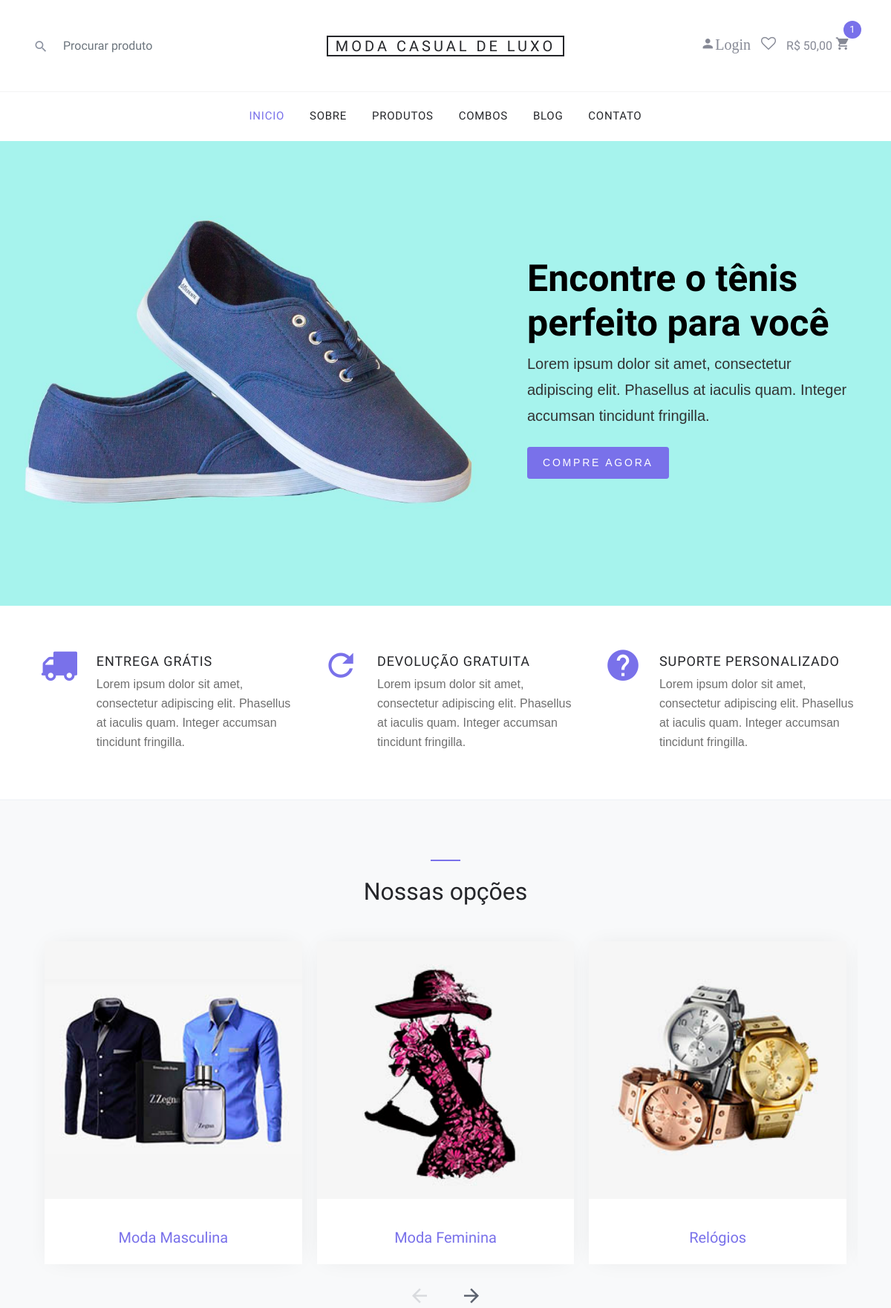
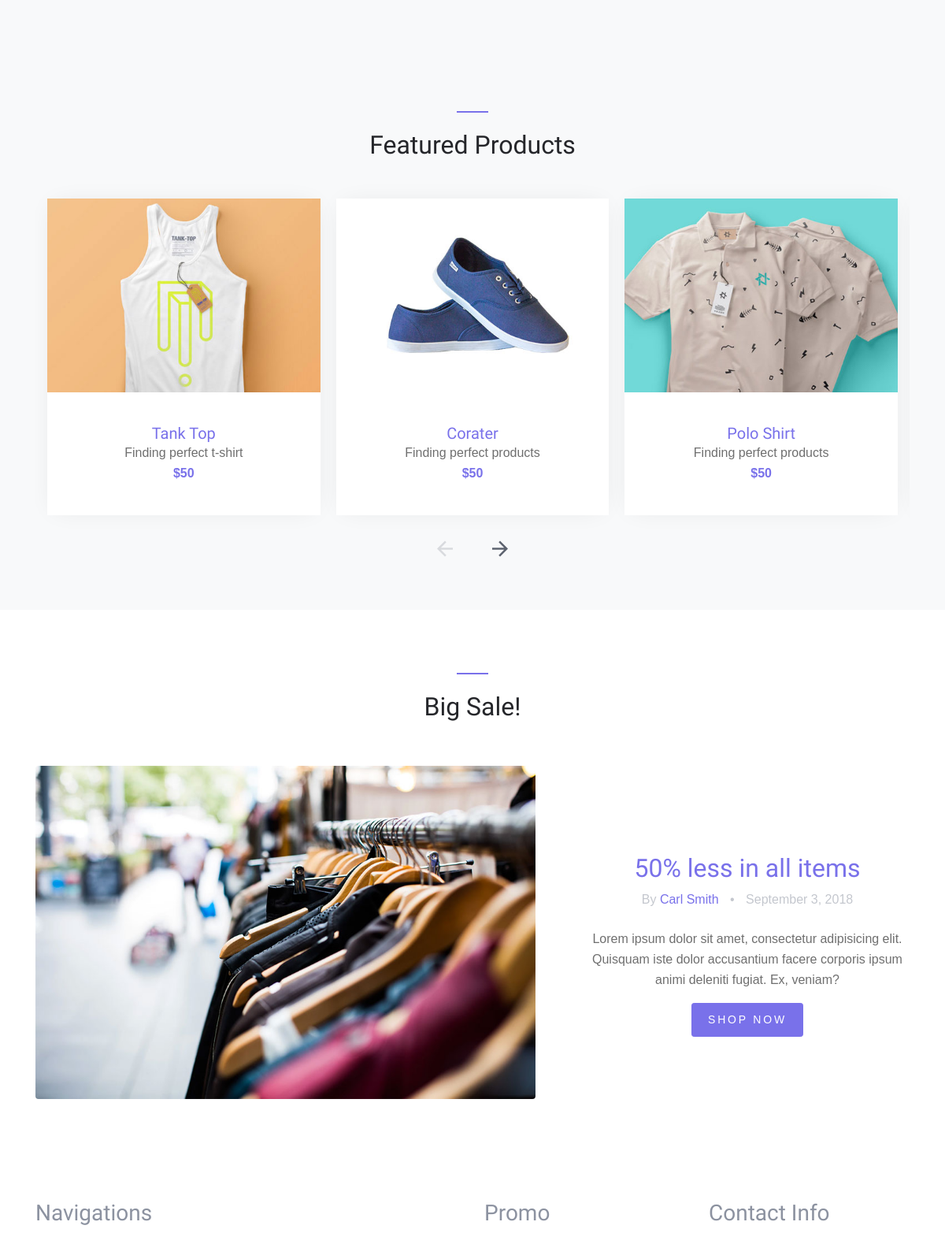
Screenshot of /lojaVirtualPHP/index.php (upper part) with the database file from the repository (2 pictures, top to bottom).
### tables this page shows
CREATE TABLE `produtos` (
  `id` int(11) NOT NULL AUTO_INCREMENT,
  `categoria` int(11) NOT NULL,
  `sub_categoria` int(11) NOT NULL,
  `nome` varchar(100) NOT NULL,
  `nome_url` varchar(100) NOT NULL,
  `descricao` varchar(1000) NOT NULL,
  `descricao_longa` text NOT NULL,
  `valor` decimal(10,2) NOT NULL,
  `imagem` varchar(100) NOT NULL,
  `estoque` int(11) NOT NULL,
  `tipo_envio` int(11) NOT NULL,
  `palavras` varchar(250) NOT NULL,
  `ativo` varchar(5) NOT NULL,
  `peso` double(8,2) DEFAULT NULL,
  `largura` int(11) DEFAULT NULL,
  `altura` int(11) DEFAULT NULL,
  `comprimento` int(11) DEFAULT NULL,
  `modelo` varchar(100) DEFAULT NULL,
  `valor_frete` decimal(8,2) DEFAULT NULL,
  `promocao` varchar(5) NOT NULL,
  `vendas` int(11) DEFAULT NULL,
  PRIMARY KEY (`id`)
);

CREATE TABLE `carrinho` (
  `id` int(11) NOT NULL,
  `id_usuario` int(11) NOT NULL,
  `id_produto` int(11) NOT NULL,
  `quantidade` int(11) NOT NULL,
  `id_venda` int(11) NOT NULL,
  `data` date NOT NULL,
  `combo` varchar(5) NOT NULL
);

CREATE TABLE `categorias` (
  `id` int(11) NOT NULL AUTO_INCREMENT,
  `nome` varchar(50) NOT NULL,
  `nome_url` varchar(50) NOT NULL,
  `imagem` varchar(100) NOT NULL,
  PRIMARY KEY (`id`)
);

### lojaVirtualPHP/config.php (called while the page is built, shortened)
<?php
$Gnome_loja = 'Moda casual de luxo';
?>

### lojaVirtualPHP/index.php (the view, shortened to what this page needs)
<?php
require_once ("cabecalho.php");
require_once ("conexao.php");
?>
    <div class="site-blocks-cover" style="background-image: url(images/hero_1.jpg);" data-aos="fade">
      <div class="container">
        <div class="row align-items-start align-items-md-center justify-content-end">
          <div class="col-md-5 text-center text-md-left pt-5 pt-md-0">
            <h1 class="mb-2">Encontre o tênis perfeito para você</h1>
            <div class="intro-text text-center text-md-left">
              <p class="mb-4">Lorem ipsum dolor sit amet, consectetur adipiscing elit. Phasellus at iaculis quam. Integer accumsan tincidunt fringilla. </p>
              <p>
                <a href="#" class="btn btn-sm btn-primary">Compre agora</a>
              </p>
            </div>
          </div>
        </div>
      </div>
    </div>
    <div class="site-section site-section-sm site-blocks-1">
      <div class="container">
        <div class="row">
          <div class="col-md-6 col-lg-4 d-lg-flex mb-4 mb-lg-0 pl-4" data-aos="fade-up" data-aos-delay="">
            <div class="icon mr-4 align-self-start">
              <span class="icon-truck"></span>
            </div>
            <div class="text">
              <h2 class="text-uppercase">Entrega grátis</h2>
              <p>Lorem ipsum dolor sit amet, consectetur adipiscing elit. Phasellus at iaculis quam. Integer accumsan tincidunt fringilla.</p>
            </div>
          </div>
          <div class="col-md-6 col-lg-4 d-lg-flex mb-4 mb-lg-0 pl-4" data-aos="fade-up" data-aos-delay="100">
            <div class="icon mr-4 align-self-start">
              <span class="icon-refresh2"></span>
            </div>
            <div class="text">
              <h2 class="text-uppercase">Devolução gratuita</h2>
              <p>Lorem ipsum dolor sit amet, consectetur adipiscing elit. Phasellus at iaculis quam. Integer accumsan tincidunt fringilla.</p>
            </div>
          </div>
          <div class="col-md-6 col-lg-4 d-lg-flex mb-4 mb-lg-0 pl-4" data-aos="fade-up" data-aos-delay="200">
            <div class="icon mr-4 align-self-start">
              <span class="icon-help"></span>
            </div>
            <div class="text">
              <h2 class="text-uppercase">Suporte personalizado</h2>
              <p>Lorem ipsum dolor sit amet, consectetur adipiscing elit. Phasellus at iaculis quam. Integer accumsan tincidunt fringilla.</p>
            </div>
          </div>
        </div>
      </div>
    </div>
<div class="site-section block-3 site-blocks-2 bg-light">
      <div class="container">
      <div class="row justify-content-center">
          <div class="col-md-7 site-section-heading text-center pt-4">
            <h2>Nossas opções</h2>
          </div>
        </div>
        <div class="row">
          <div class="col-md-12">
            <div class="nonloop-block-3 owl-carousel">
            <?php
             $query = $pdo->query("SELECT * FROM categorias order by id ");
             $res = $query->fetchAll(PDO::FETCH_ASSOC);
             for ($i=0; $i < count($res); $i++) {
              $nome = $res[$i]['nome'];
              $imagem = $res[$i]['imagem'];
              $nome_url = $res[$i]['nome_url'];
              ?>
                <div class="item">
                  <div class="block-4 text-center">
                    <figure class="block-4-image">
                      <img src="img/categorias/<?php echo $imagem ?>" alt="Image placeholder" class="img-fluid">
                    </figure>
                    <div class="block-4-text p-4">
                      <h3><a href="sub-categoria-de-<?php echo $nome_url ?>"><?php echo $nome ?></a></h3>
                    </div>
                  </div>
                </div>
        <?php } ?>
            </div>
          </div>
        </div>
      </div>
    </div>
    <div class="site-section block-3 site-blocks-2 bg-light">
      <div class="container">
        <div class="row justify-content-center">
          <div class="col-md-7 site-section-heading text-center pt-4">
            <h2>Featured Products</h2>
          </div>
        </div>
        <div class="row">
          <div class="col-md-12">
            <div class="nonloop-block-3 owl-carousel">
              <div class="item">
                <div class="block-4 text-center">
                  <figure class="block-4-image">
                    <img src="images/cloth_1.jpg" alt="Image placeholder" class="img-fluid">
                  </figure>
                  <div class="block-4-text p-4">
                    <h3><a href="#">Tank Top</a></h3>
                    <p class="mb-0">Finding perfect t-shirt</p>
                    <p class="text-primary font-weight-bold">$50</p>
                  </div>
                </div>
              </div>
              <div class="item">
                <div class="block-4 text-center">
                  <figure class="block-4-image">
                    <img src="images/shoe_1.jpg" alt="Image placeholder" class="img-fluid">
                  </figure>
                  <div class="block-4-text p-4">
                    <h3><a href="#">Corater</a></h3>
                    <p class="mb-0">Finding perfect products</p>
                    <p class="text-primary font-weight-bold">$50</p>
                  </div>
                </div>
              </div>
              <div class="item">
                <div class="block-4 text-center">
                  <figure class="block-4-image">
                    <img src="images/cloth_2.jpg" alt="Image placeholder" class="img-fluid">
                  </figure>
                  <div class="block-4-text p-4">
                    <h3><a href="#">Polo Shirt</a></h3>
                    <p class="mb-0">Finding perfect products</p>
                    <p class="text-primary font-weight-bold">$50</p>
                  </div>
                </div>
              </div>
            </div>
          </div>
        </div>
      </div>
    </div>
    <div class="site-section block-8">
      <div class="container">
        <div class="row justify-content-center  mb-5">
          <div class="col-md-7 site-section-heading text-center pt-4">
            <h2>Big Sale!</h2>
          </div>
        </div>
        <div class="row align-items-center">
          <div class="col-md-12 col-lg-7 mb-5">
            <a href="#"><img src="images/blog_1.jpg" alt="Image placeholder" class="img-fluid rounded"></a>
          </div>
          <div class="col-md-12 col-lg-5 text-center pl-md-5">
            <h2><a href="#">50% less in all items</a></h2>
            <p class="post-meta mb-4">By <a href="#">Carl Smith</a> <span class="block-8-sep">&bullet;</span> September 3, 2018</p>
            <p>Lorem ipsum dolor sit amet, consectetur adipisicing elit. Quisquam iste dolor accusantium facere corporis ipsum animi deleniti fugiat. Ex, veniam?</p>
            <p><a href="#" class="btn btn-primary btn-sm">Shop Now</a></p>
          </div>
        </div>
      </div>
    </div>
<?php
require_once ("rodape.php");
?>

### lojaVirtualPHP/cabecalho.php (shortened to what this page needs)
<?php require_once("config.php");
require_once("conexao.php");
$id_usuario = @$_SESSION['id_usuario'];
$res = $pdo->query("SELECT * from carrinho where id_usuario = '$id_usuario' and id_venda = 0 order by id asc");
$dados = $res->fetchAll(PDO::FETCH_ASSOC);
$linhas = count($dados);
for ($i=0; $i < count($dados); $i++) {
$combo = $dados[$i]['combo'];
$id_produto = $dados[$i]['id_produto'];
 $quantidade = $dados[$i]['quantidade'];
 if($combo == 'Sim'){
   $res_p = $pdo->query("SELECT * from combos where id = '$id_produto' ");
 }else{
  $res_p = $pdo->query("SELECT * from produtos where id = '$id_produto' ");
 }
 $dados_p = $res_p->fetchAll(PDO::FETCH_ASSOC);
 if($combo == 'Sim'){
  $promocao = "";
  $pasta = "combos";
 }else{
  $promocao = @$dados_p[0]['promocao'];
 }
 if($promocao == 'Sim'){
  $queryp = $pdo->query("SELECT * FROM promocoes where id_produto = '$id_produto' ");
  $resp = $queryp->fetchAll(PDO::FETCH_ASSOC);
  $valor = $resp[0]['valor'];
}else{
  $valor = @$dados_p[0]['valor'];
}
$total_item = $valor * $quantidade;
@$total = @$total + $total_item;
}
@$total_c = number_format(@$total, 2, ',', '.');
?>
<!DOCTYPE html>
<html lang="en">
  <head>
    <link href="https://cdn.jsdelivr.net/npm/bootstrap@5.1.3/dist/css/bootstrap.min.css" rel="stylesheet">
     <link rel="stylesheet" href="cssH/style.css" type="text/css">
    <link rel="stylesheet" href="fonts/icomoon/style.css">
    <link rel="stylesheet" href="css/bootstrap.min.css">
    <link rel="stylesheet" href="css/magnific-popup.css">
    <link rel="stylesheet" href="css/jquery-ui.css">
    <link rel="stylesheet" href="css/owl.carousel.min.css">
    <link rel="stylesheet" href="css/owl.theme.default.min.css">
    <link rel="stylesheet" href="css/aos.css">
    <link rel="stylesheet" href="css/style.css">
    <link rel="stylesheet" href="css/meustyle.css">
  </head>
  <body>
  <div class="site-wrap">
    <header class="site-navbar" role="banner">
      <div class="site-navbar-top">
        <div class="container">
          <div class="row align-items-center">
            <div class="col-6 col-md-4 order-2 order-md-1 site-search-icon text-left">
              <form action="lista-produtos.php" class="site-block-top-search">
                <span class="icon icon-search2"></span>
                <input type="text" name="txtBuscar" class="form-control border-0" placeholder="Procurar produto">
              </form>
            </div>
            <div class="col-12 mb-3 mb-md-0 col-md-4 order-1 order-md-2 text-center">
              <div class="site-logo">
                <a href="index.php" class="js-logo-clone"><?php echo $Gnome_loja ?></a>
              </div>
            </div>
            <div class="col-6 col-md-4 order-3 order-md-3 text-right">
              <div class="site-top-icons">
                <ul>
                <?php
                     if(@$_SESSION['id_usuario'] == null || @$_SESSION['nivel_usuario'] != 'Cliente'){
                 ?>
                <li><a href="sistema/index.php"><span class="icon icon-person">Login</span> </a></li>
            <?php }else{ ?>
                <a href="sistema/painel-cliente"><span class="icon icon-person"></span> Painel</a>
            <?php } ?>
                  <li><a href="#"><span class="icon icon-heart-o"></span></a></li>
                  <li>
                    <a href="carrinho.php" class="site-cart">
                      <span class=""> R$ <?php echo $total_c . " " ?></span>
                      <span class="icon icon-shopping_cart"></span>
                      <span class="count"> <?php echo $linhas ?> </span>
                    </a>
                  </li>
                </ul>
              </div>
            </div>
          </div>
        </div>
      </div>
      <nav class="site-navigation text-right text-md-center" role="navigation">
        <div class="container">
          <ul class="site-menu js-clone-nav d-none d-md-block">
            <li class=" active">
              <a href="index.php">Inicio</a>
            </li>
            <li class="">
              <a href="about.php">Sobre</a>
            </li>
            <li><a href="categorias.php">Produtos</a></li>
            <li><a href="combos.php">Combos</a></li>
            <li><a href="blog.php">Blog</a></li>
            <li><a href="contact.php">Contato</a></li>
          </ul>
        </div>
      </nav>
    </header>

### lojaVirtualPHP/cssH/style.css (style rules this page uses)
html, body { height: 100%; font-family: "Cairo", sans-serif; -webkit-font-smoothing: antialiased; font-smoothing: antialiased; }
h1, h2, h3, h4, h5, h6 { margin: 0; color: #111111; font-weight: 400; font-family: "Cairo", sans-serif; }
h1 { font-size: 70px; }
h2 { font-size: 36px; }
h3 { font-size: 30px; }
p { font-size: 16px; font-family: "Cairo", sans-serif; color: #6f6f6f; font-weight: 400; line-height: 26px; margin: 0 0 15px 0; }
img { max-width: 100%; }
ul, ol { padding: 0; margin: 0; }
@media only screen and (min-width: 1200px) { .container { max-width: 1170px; } }

### rows the page displays
produtos: valor.quantidade "50,00"
categorias: imagem (picture), nome "Moda Masculina"
categorias: imagem (picture), nome "Moda Feminina"
categorias: imagem (picture), nome "Relógios"

### other values shown
$Gnome_loja "MODA CASUAL DE LUXO"
$linhas "1"
